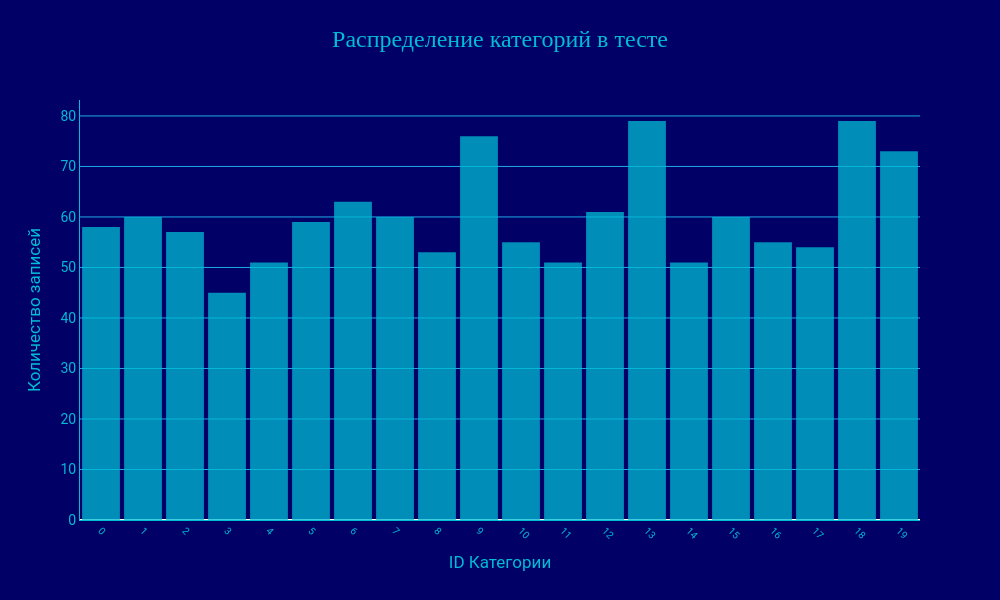

Source (notebook cell):
### Code cell
import pandas as pd
import plotly.graph_objects as go

def plot_category_distribution(
    dataframe: pd.DataFrame, 
    column: str, 
    title: str = None,
    color: str = "#00BCD4",
    bg_color: str = "#FFFFFF",  # 🎨 Цвет фона (по умолчанию белый)
    save_path: str = None
) -> go.Figure:
    
    if column not in dataframe.columns:
        raise ValueError(f"Колонка '{column}' не найдена в DataFrame")

    fig = go.Figure()

    fig.add_trace(go.Histogram(
        x=dataframe[column],
        name=column,
        marker_color=color,
        opacity=0.75,
        hovertemplate='<b>Категория:</b> %{x}<br><b>Частота:</b> %{y}<extra></extra>'
    ))

    # Настройка оси X (все подписи)
    min_val = int(dataframe[column].min())
    max_val = int(dataframe[column].max())
    
    fig.update_xaxes(
        tickmode='linear',
        dtick=1,
        range=[min_val - 0.5, max_val + 0.5],
        tickangle=45,
        tickfont=dict(size=10)
    )

    # 🎨 НАСТРОЙКА ЦВЕТОВ И ФОНА
    fig.update_layout(
        title={
            'text': title or f"Распределение категорий в тесте",
            'y':0.95,
            'x':0.5,
            'xanchor': 'center',
            'yanchor': 'top',
            'font': dict(size=24, family="Arial Black", color="#00BCD4")
        },
        xaxis_title="ID Категории",
        yaxis_title="Количество записей",
        
        # --- ЦВЕТА ФОНА ---
        paper_bgcolor=bg_color,  # Внешний фон
        plot_bgcolor=bg_color,   # Внутренний фон (область графика)
        
        # Цвет сетки и осей (чтобы сочетались с фоном)
        xaxis=dict(showgrid=False, gridcolor="#1DAAE6", linecolor="#00BCD4"),
        yaxis=dict(showgrid=True, gridcolor="#1DAAE6", linecolor="#00BCD4"),
        
        hovermode="x",
        bargap=0.1,
        height=600,
        width=1000,
        font=dict(family="Roboto, sans-serif", size=14, color="#00BCD4")
    )

    if save_path:
        fig.write_html(save_path)
        print(f"График сохранен в {save_path}")

    return fig

# --- Примеры использования ---

df = pd.read_csv("popka.csv")

# 1. Белый фон (классика)
fig1 = plot_category_distribution(df, "category_id", bg_color="#000066")
fig1.show()

### Figure 1 — Plotly figure (JSON) as saved in the notebook; plotly's stock layout.template omitted (floating-point values rounded to 4 significant figures; data arrays with more than 128 entries replaced by an {"elided": "..."} marker saying what was removed)
{"data": [{"hovertemplate": "<b>Категория:</b> %{x}<br><b>Частота:</b> %{y}<extra></extra>", "marker": {"color": "#00BCD4"}, "name": "category_id", "opacity": 0.75, "type": "histogram", "x": {"elided": "1200 int values"}}], "layout": {"bargap": 0.1, "font": {"color": "#00BCD4", "family": "Roboto, sans-serif", "size": 14}, "height": 600, "hovermode": "x", "paper_bgcolor": "#000066", "plot_bgcolor": "#000066", "title": {"font": {"color": "#00BCD4", "family": "Arial Black", "size": 24}, "text": "Распределение категорий в тесте", "x": 0.5, "xanchor": "center", "y": 0.95, "yanchor": "top"}, "width": 1000, "xaxis": {"dtick": 1, "gridcolor": "#1DAAE6", "linecolor": "#00BCD4", "range": [-0.5, 19.5], "showgrid": false, "tickangle": 45, "tickfont": {"size": 10}, "tickmode": "linear", "title": {"text": "ID Категории"}}, "yaxis": {"gridcolor": "#1DAAE6", "linecolor": "#00BCD4", "showgrid": true, "title": {"text": "Количество записей"}}}}
